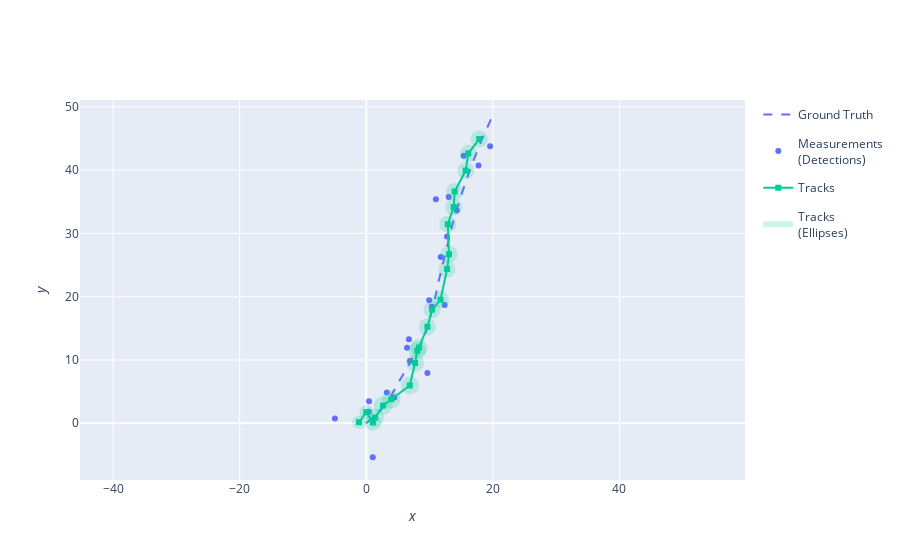

Here is the notebook cell this chart was saved with:
### Code cell
plotter.plot_tracks(track, [0, 2], uncertainty=True)
plotter.fig
